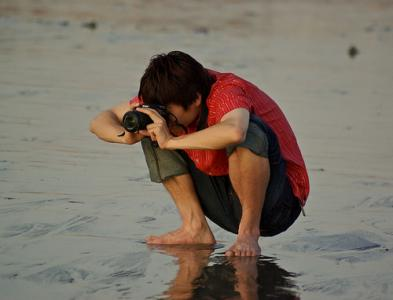
#> input picture imgs/1.jpg, 393 x 300 px
$ python 1.py
#> lines starting #> are read from the running program, lines starting #| are printed output that depends on the picture
#! /usr/bin/env python
# -*- utf-8 -*-
# test1
# 1
# edu001
# 2018/1/21
# 20:52
import numpy as np
import cv2
img = cv2.imread('imgs/1.jpg')
#> img is the input picture: shape (300, 393, 3); mean B, G, R 102.6, 114.3, 124.3
cv2.imshow('image',img)
k = cv2.waitKey(0)
#> (key Esc is pressed here)
if k == 27: # wait for ESC key to exit
    cv2.destroyAllWindows()
elif k == ord('s'): # wait for 's' key to save and exit
    cv2.imwrite('messigray.png',img)
for i in range(0, 8):
    cv2.imwrite('imgs2/%s.jpg' % i, img & (1 << i))
#> this loop made 8 passes
#> pass 1, `cv2.imwrite('imgs2/%s.jpg' % i, img & (1 << i))`:
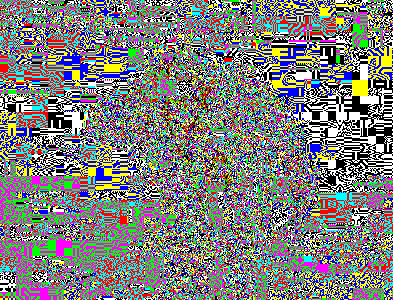
#> saved as 0.jpg: shape (300, 393, 3); mean B, G, R 0.49, 0.496, 0.497; drawn with 1 as white
cv2.destroyAllWindows()
